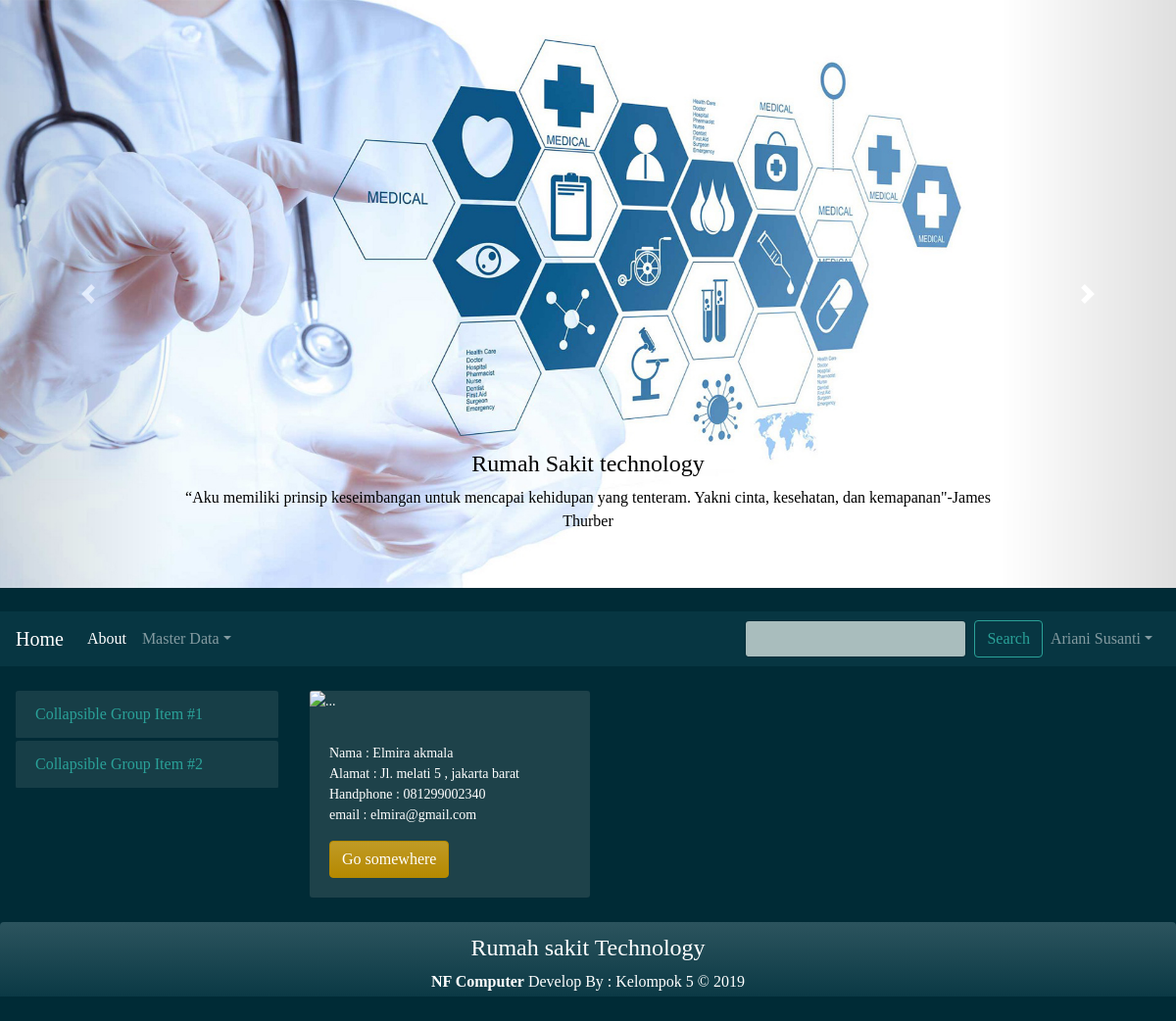
/index.php?halaman=detaildokter&iddok=1 (signed in), run on the app's committed database.
### tables this page shows
CREATE TABLE `dokter` (
  `IDdokter` int(11) NOT NULL,
  `nama` varchar(45) NOT NULL,
  `alamat` text NOT NULL,
  `hp` varchar(13) NOT NULL,
  `email` varchar(45) NOT NULL,
  `foto` varchar(45) DEFAULT NULL
);

### kelasdokter.php (called while the page is built, shortened)
<?php
class kelasdokter
{
	public $koneksi;
	function __construct()
	{
		global $dbh;
		$this->koneksi=$dbh;
	}
	public function view($id){
			$sql = "Select * from dokter where IDdokter=?";
			$ps = $this -> koneksi->prepare($sql);
			$ps -> execute($id);
			$hasil = $ps -> fetch();
			return $hasil;
	}
}

### detaildokter.php (the view, shortened to what this page needs)
<?php
$ID = $_GET['iddok'];
$model= new kelasdokter();
$rs= $model->view([$ID]);
?>
<div class="card" style="width: 18rem;">
  <img src="foto/<?= $rs['foto'] ?>" class="card-img-top" alt="...">
  <div class="card-body">
    <p class="card-text">
    Nama : <?= $rs['nama'] ?> <br>
    Alamat : <?= $rs['alamat'] ?> <br>
    Handphone : <?= $rs['hp'] ?> <br>
    email : <?= $rs['email'] ?> <br>
    </p>
    <a href="index.php?halaman=dokter" class="btn btn-primary">Go somewhere</a>
  </div>
</div>

### data on the page
dokter: nama "Elmira akmala", alamat "Jl. melati 5 , jakarta barat", hp "081299002340", email "elmira@gmail.com"

### other printed values
$sesi['fullname'] "Ariani Susanti"
